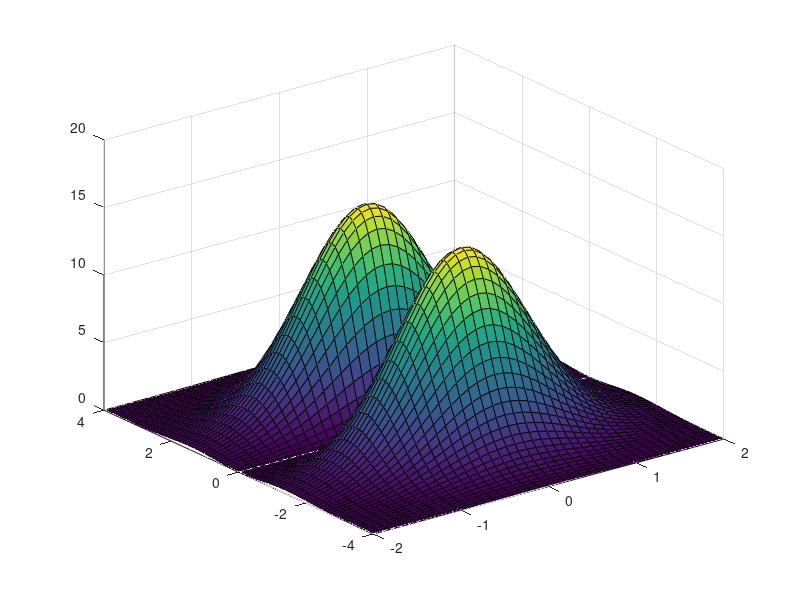

This figure's MATLAB source:
1% Define the range of x and y values
x = -2:0.1:2;
y = -4:0.1:4;

% Create a grid of points
[X, Y] = meshgrid(x, y);

% Define the function
Z = 20 .* Y.^2 .* exp(-(X.^2) - 0.5*(Y.^2));

% Plot the surface
figure;
surf(X, Y, Z);